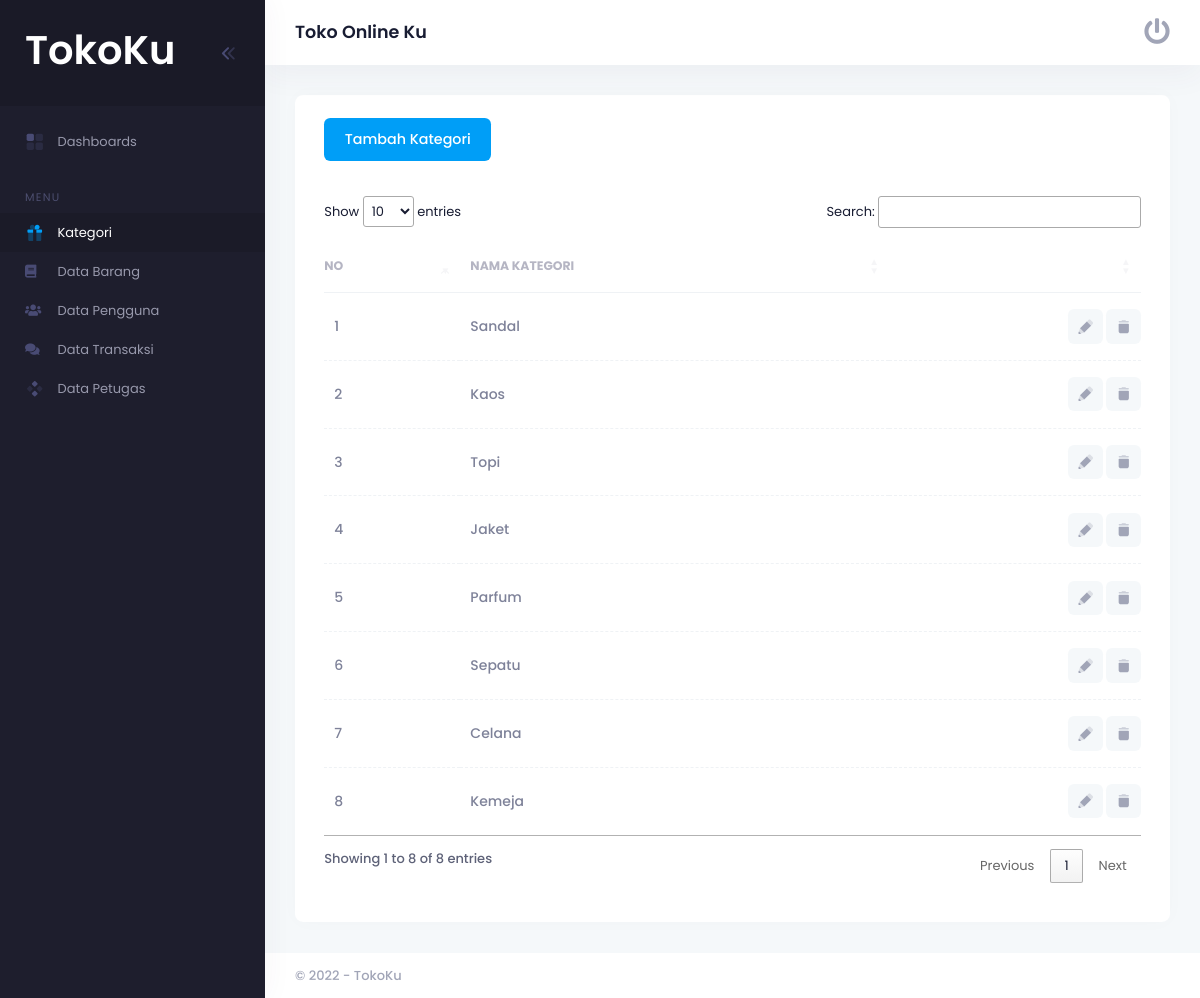
/layout/main.php?page=kategori, run on the app's committed database.
### tables this page shows
CREATE TABLE `kategori` (
  `id_kategori` int(11) NOT NULL,
  `nama_kategori` varchar(255) NOT NULL
);

### pages/kategori/kategori.php (the view, shortened to what this page needs)
<!DOCTYPE html>
<html>
<head>
    <link href="https://cdn.datatables.net/1.12.1/css/jquery.dataTables.min.css" rel="stylesheet" type="text/css" />
</head>
<body>
    <div class="card card-flush">
        <div class="card-header align-items-center py-5 gap-2 gap-md-5">
            <div class="card-title">
                <a href="main.php?page=tambah_kategori" class="btn btn-primary">Tambah
                    Kategori</a>
            </div>
        </div>
        <div class="card-body pt-0">
            <table id="example" class="table align-middle table-row-dashed fs-6 gy-5">
                <thead>
                    <tr class="text-start text-gray-400 fw-bolder fs-7 text-uppercase gs-0">
                        <th> No </th>
                        <th>Nama Kategori</th>
                        <th></th>
                    </tr>
                </thead>
                <tbody class="fw-bold text-gray-600">
                    <?php
                    include "../koneksi/koneksi.php";
                    $no = 0;
                    $query = "SELECT * FROM kategori ORDER BY id_kategori DESC";
                    $result = mysqli_query($koneksi, $query);
                    while ($row = mysqli_fetch_assoc($result)) {
                    ?>
                        <tr>
                            <td style="padding-left:10px"><?php echo $no = $no + 1; ?></td>
                            <td><?php echo $row['nama_kategori']; ?></td>
                            <td class="text-end">
                                <a href="main.php?page=edit_kategori&id=<?= $row['id_kategori']; ?>" class="btn btn-icon btn-bg-light btn-active-color-primary btn-sm">
                                    <span class="svg-icon svg-icon-3 editbtn">
                                    </span>
                                </a>
                                <a href="../pages/kategori/proses_hapus.php?id=<?php echo $row['id_kategori']; ?>" class="btn btn-icon btn-bg-light btn-active-color-primary btn-sm">
                                    <span class="svg-icon svg-icon-3">
                                    </span>
                                </a>
                            </td>
                        </tr>
                    <?php } ?>
                </tbody>
            </table>
        </div>
    </div>
</body>
</html>

### data on the page
kategori: nama_kategori "Sandal"
kategori: no "2", nama_kategori "Kaos"
kategori: no "3", nama_kategori "Topi"
kategori: no "4", nama_kategori "Jaket"
kategori: no "5", nama_kategori "Parfum"
kategori: no "6", nama_kategori "Sepatu"
kategori: no "7", nama_kategori "Celana"
kategori: no "8", nama_kategori "Kemeja"
